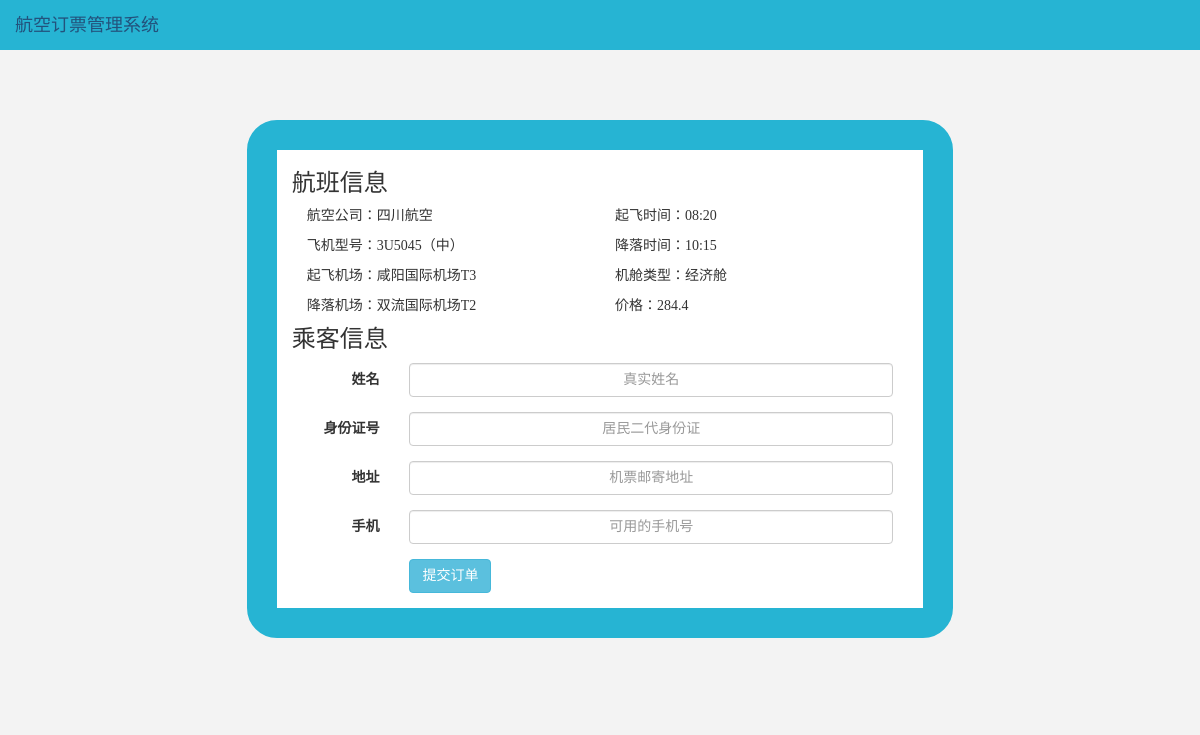
The app's page /order_info.php?fligh_id=3U5045 with its own data.
### tables this page shows
CREATE TABLE `flightinfo` (
  `flightId` char(20) NOT NULL,
  `startCity` char(10) NOT NULL,
  `endCity` char(10) NOT NULL,
  `startPort` char(10) NOT NULL,
  `endPort` char(10) NOT NULL,
  `startTime` datetime NOT NULL,
  `endTime` datetime NOT NULL,
  `economy` int(5) NOT NULL,
  `discount` float(3,2) DEFAULT NULL,
  `size` int(4) NOT NULL,
  `company` char(5) NOT NULL,
  PRIMARY KEY (`flightId`)
);

### order_info.php (the view, shortened to what this page needs)
<!DOCTYPE html>
<html lang="en">
<head>
	<link rel="stylesheet" type="text/css" href="css/bootstrap.css">
	<link rel="stylesheet" type="text/css" href="css/main.css">
</head>
<?php
include "conn.php";
if(is_array($_GET)&&count($_GET)>0)
{
  if(isset($_GET["fligh_id"]))
  {
	$fligh_id=$_GET["fligh_id"];
  }
  $s = "select * from flightInfo where flightId='$fligh_id'";
  $result=mysql_query($s,$conn);
  $row=mysql_fetch_array($result);
}
else{
}
?>
<body>
	<nav class="top">
		<a href="" class="navbar-brand">航空订票管理系统</a>
	</nav>
	<div class="container order">
	  <div class="row">
	    <div class="col-md-8 col-sm-8 col-md-offset-2 col-sm-offset-2 order-information">
		    <div class="flight-info">
		    	<h3>航班信息</h3>
		    	<div class="col-md-6 col-sm-6">
		    		<p><span>航空公司：</span><span><?php echo $row['company']?></span></p>
		    		<p><span>飞机型号：</span><span><?php echo $row['flightId']?>（中）</span></p>
		    		<p><span>起飞机场：</span><span><?php echo $row['startPort']?></span></p>
		    		<p><span>降落机场：</span><span><?php echo $row['endPort']?></span></p>
		    	</div>
		    	<div class="col-md-6 col-sm-6">
		    		<p><span>起飞时间：</span><span><?php echo substr($row['startTime'], -8,5);?></span></p>
		    		<p><span>降落时间：</span><span><?php echo substr($row['endTime'], -8,5);?></span></p>
		    		<p><span>机舱类型：</span><span>经济舱</span></p>
		    		<p><span>价格：</span><span><?php echo $row['economy']*$row['discount'] ?></span></p>
		    	</div>
		    </div>
	        <div class="customer-info">
		    	<h3>乘客信息</h3>
		    	<div class="col-md-12 col-sm-12">
			        <form class="form-horizontal" role="form" action="order.php" method="post">
					  <div class="form-group">
					    <label for="inputName" class="col-sm-2 control-label">姓名</label>
					    <div class="col-sm-10">
					      <input type="text" class="form-control" id="inputName" name="name" placeholder="真实姓名">
					    </div>
					  </div>
					  <div class="form-group">
					    <label for="inputIdentity" class="col-sm-2 control-label">身份证号</label>
					    <div class="col-sm-10">
					      <input type="text" class="form-control" id="inputIdentity" name="identity" placeholder="居民二代身份证">
					    </div>
					  </div>
					  <div class="form-group">
					    <label for="inputAddress" class="col-sm-2 control-label">地址</label>
					    <div class="col-sm-10">
					      <input type="text" class="form-control" id="inputAddress" name="address" placeholder="机票邮寄地址">
					    </div>
					  </div>
					  <div class="form-group">
					    <label for="inputPhone" class="col-sm-2 control-label">手机</label>
					    <div class="col-sm-10">
					      <input type="text" class="form-control" id="inputPhone" name="phone" placeholder="可用的手机号">
					    </div>
					  </div>
					  <div class="form-group">
					    <div class="col-sm-offset-2 col-sm-10">
					      <button type="submit" class="btn btn-info">提交订单</button>
					    </div>
					  </div>
					</form>
			    </div>
		    </div>
	    </div>
	  </div>
	</div>
</body>
</html>

### css/main.css (style rules this page uses)
body, nav { padding: 0px; margin: 0px; }
body { background-color: rgb(243, 243, 243); }
body, h1, h2, h3, h4, h5, h6, p, a, article { font-family: "Microsoft YaHei"; -webkit-font-smoothing: antialiased; -moz-font-smoothing: antialiased; font-smoothing: antialiased; }
input { text-align:center; }
.top { width: 100%; height: 50px; background: rgb(38, 180, 211); background: #26B4D3; }
.order, .info, .login { padding: 70px; }
.order-information, .login-form { border: 30px solid rgb(38, 180, 211); border-radius: 30px; background-color: white; }

### records on screen
flightinfo: company "四川航空", flightId "3U5045", startPort "咸阳国际机场T3", endPort "双流国际机场T2", startTime "08:20", endTime "10:15", $row['economy']*$row['discount'] "284.4"
